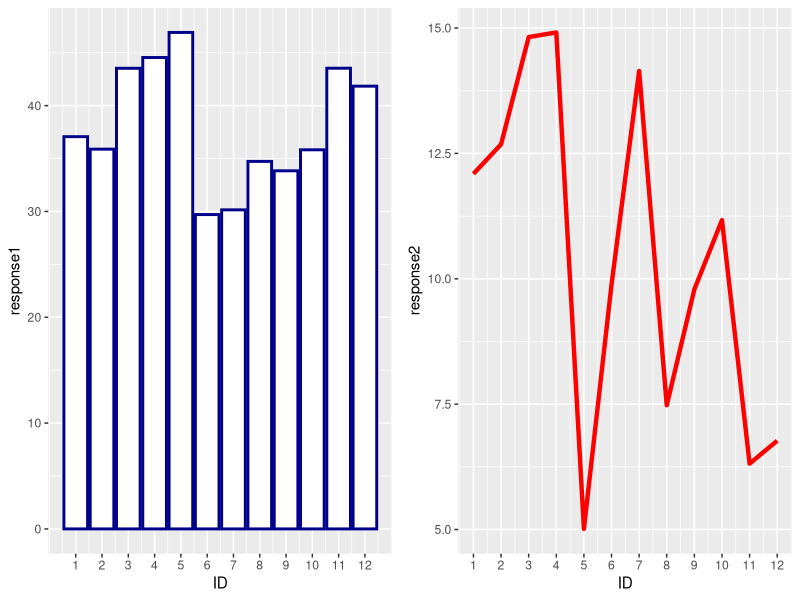
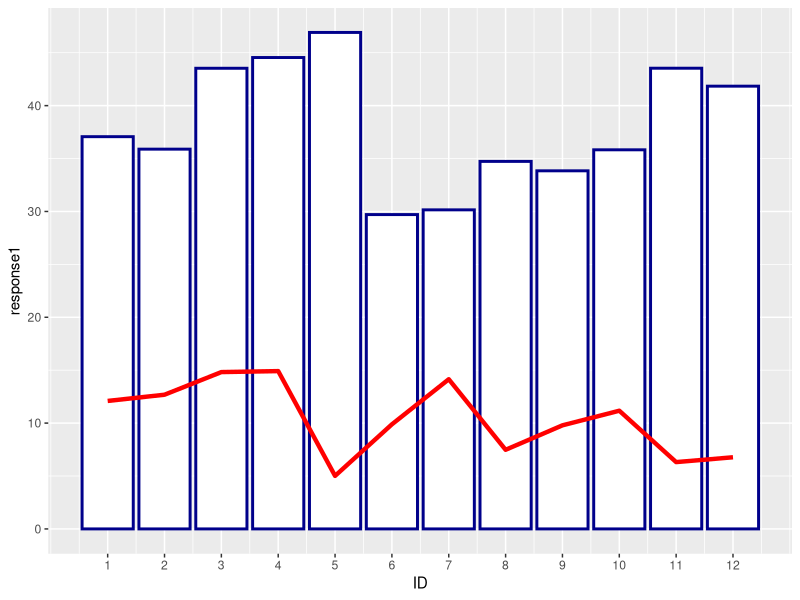
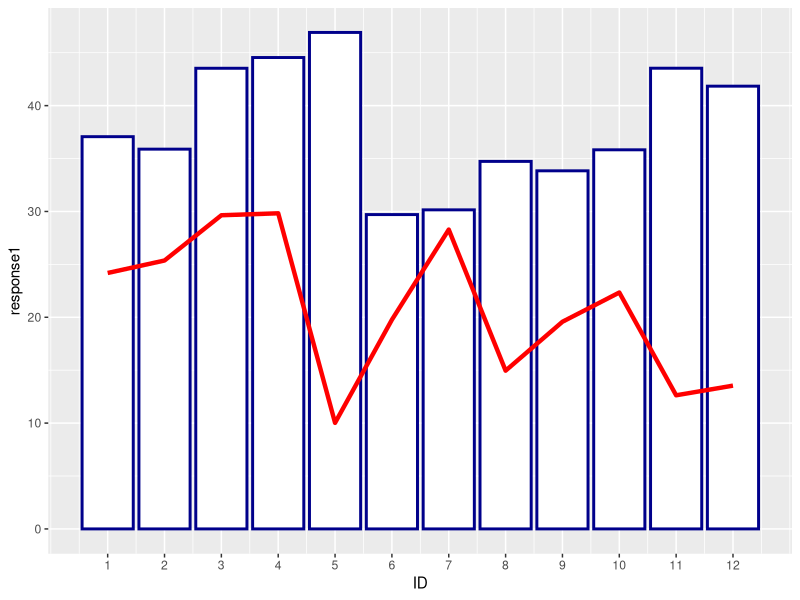
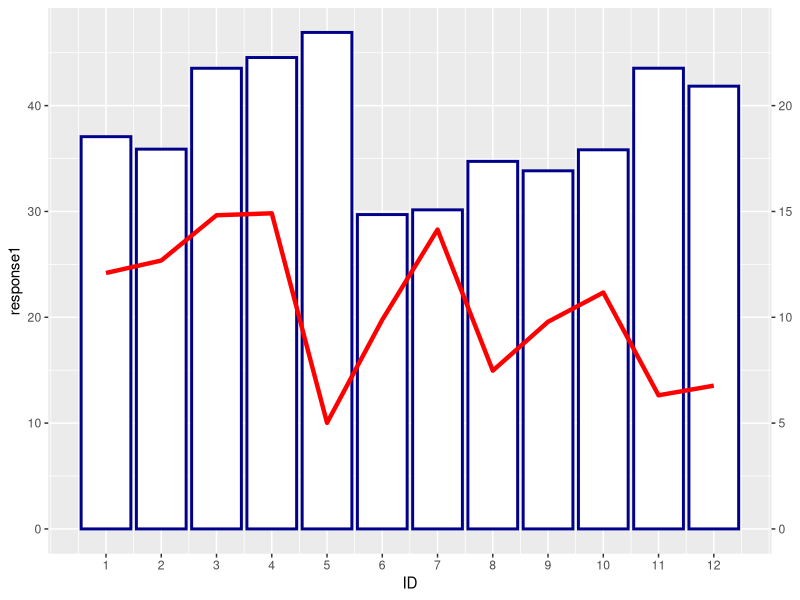
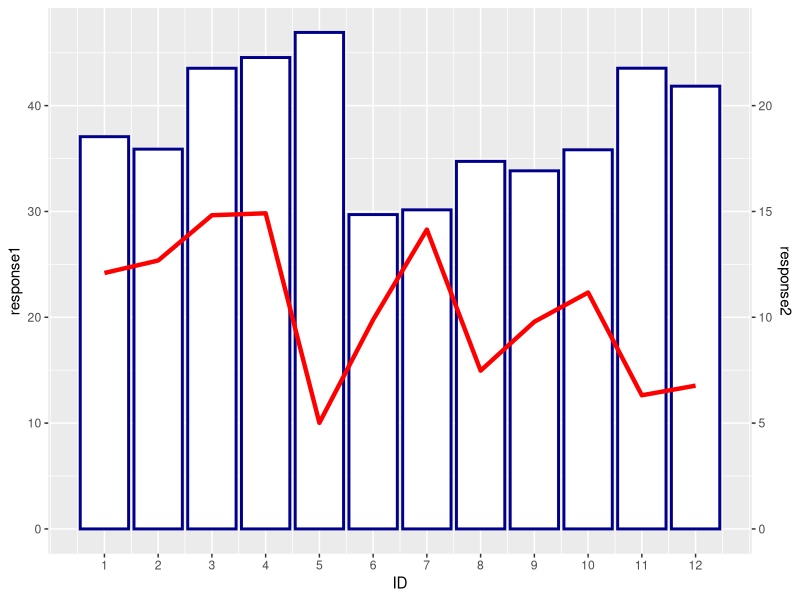

Source code (R) for these figures, in order:
## ---- chunk 1
knitr::opts_chunk$set(echo = TRUE, fig.align='center')

# title: Secondary Y-axis
# author: jonathan
# revised: 16/2/2020 

WEB <- c("https://bioceed.uib.no/dropfolder/bioSTATS/Rmd/Basic/Visualizing/Essential/secondary-y-axis.html")
GIT <- c("https://github.com/jonathansoule/biostats/blob/master/Basic/Visualizing/Essential/secondary-y-axis.Rmd")
library(ggplot2)
library(gridExtra)
# predictor variable
ID <- 1:12
# response variable 1
response1 <- runif(12, min=25, max=50)
# response variable 2
response2 <- runif(12, min=4, max=15)
# dataframe
df <- data.frame(ID, response1, response2)
## ---- chunk 2
grid.arrange(
  ggplot(df, aes(x = ID)) +                                                      # bar plot - response1 vs. ID
    geom_col(aes(y = response1), size = 1, color = "darkblue", fill = "white") +
    scale_x_continuous(breaks=seq(1, 12, 1)),
  ggplot(df, aes(x = ID)) +                                                      # line plot - response2 vs. ID
    geom_line(aes(y = response2), size = 1.5, color="red") +
    scale_x_continuous(breaks=seq(1, 12, 1)),
  ncol=2)
## ---- chunk 3
ggplot(df, aes(x = ID)) + 
  geom_col(aes(y = response1), size = 1, color = "darkblue", fill = "white") +
  geom_line(aes(y = response2), size = 1.5, color="red")+
  scale_x_continuous(breaks=seq(1, 12, 1))
## ---- chunk 4
ggplot(df, aes(x = ID)) + 
  geom_col(aes(y = response1), size = 1, color = "darkblue", fill = "white") +
  geom_line(aes(y = 2*response2), size = 1.5, color="red") +
  scale_x_continuous(breaks=seq(1, 12, 1))
## ---- chunk 5
ggplot(df, aes(x = ID)) + 
  geom_col(aes(y = response1), size = 1, color = "darkblue", fill = "white") +
  geom_line(aes(y= 2*response2), size = 1.5, color="red") +
  scale_x_continuous(breaks=seq(1, 12, 1)) +
  scale_y_continuous(sec.axis = sec_axis(~./2))      # adds the secondary Y-axis
## ---- chunk 6
ggplot(df, aes(x = ID)) + 
  geom_col(aes(y = response1), size = 1, color = "darkblue", fill = "white") +
  geom_line(aes(y= 2*response2), size = 1.5, color="red") +
  scale_x_continuous(breaks=seq(1, 12, 1)) +
  scale_y_continuous(sec.axis = sec_axis(~./2, name = "response2"))
